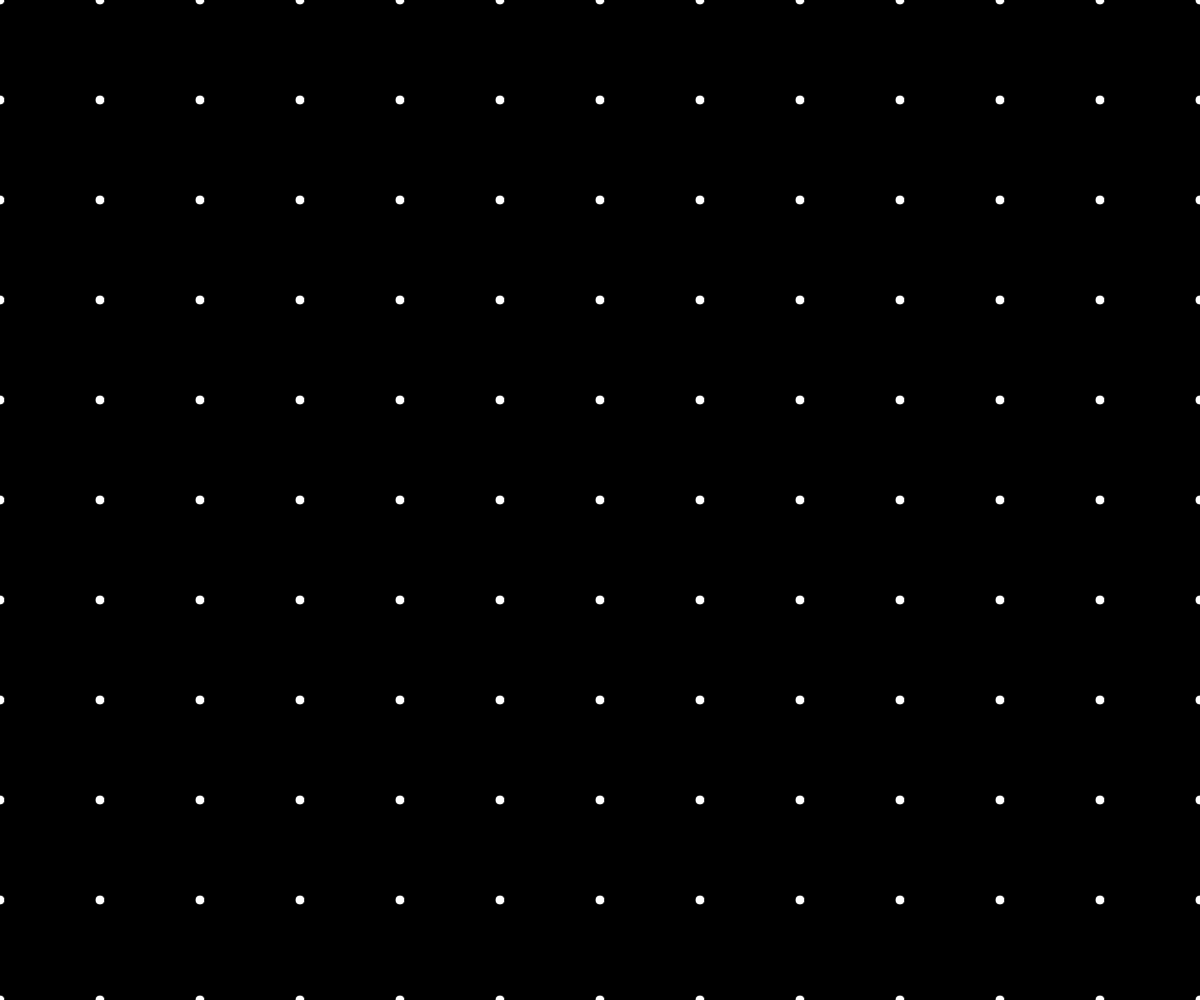
Frame 1 (no input)
Frame 60 (no input): identical to frame 1, image omitted
Frame 120 (the mouse pressed at the canvas centre since frame 60): identical to frame 1, image omitted

The p5.js sketch that drew this single still picture (run headless with seeded random() and noise() and a simulated clock; from frame 60 on, the mouse is pressed at the canvas centre):

// p5.js sketch
// ── sketch.js

function setup() {
  createCanvas(window.innerWidth, window.innerHeight);
}

function draw() {
  background(0);

  var circleSize = 10;
  var circleSpace = 100;
  for(var circleY = 0; circleY <= height; circleY = circleY + circleSpace){
    for(var circleX = 0; circleX <= width; circleX = circleX + circleSpace){
      fill(255);
      ellipse(circleX, circleY, circleSize, circleSize)

    }
  }
}
